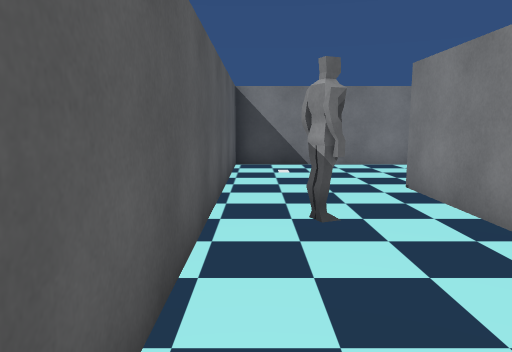
View 1 (above)

12 first-person views from a walk through a Unity game level. The camera is 1.3 m above the floor, tilts 8° down and sees 70° across. The floor is counted in squares, 1 m on a side. Each view is taken from the middle of a square. On the plan, view 1 faces up. The plan holds only what a view shows up to about 15 squares ahead; the rest is blank. The place goes on beyond the plan. The player character is not drawn. Some surface patterns are stand-ins.

View 2
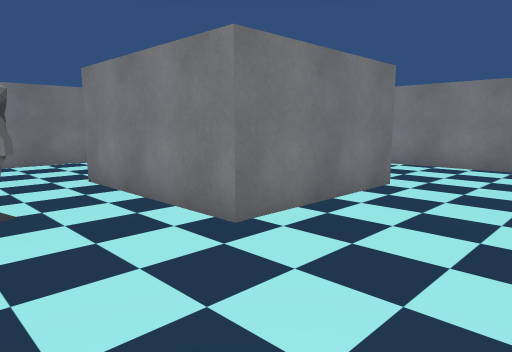

View 3
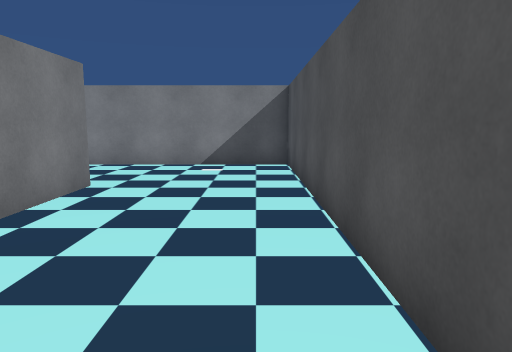

View 4
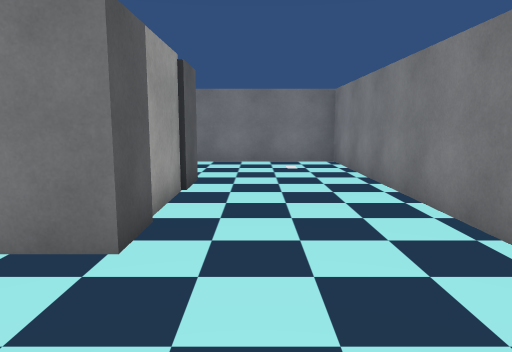

View 5
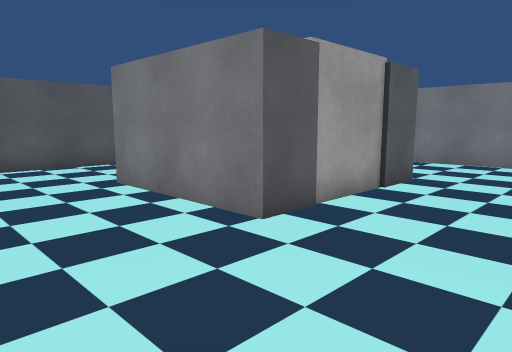

View 6
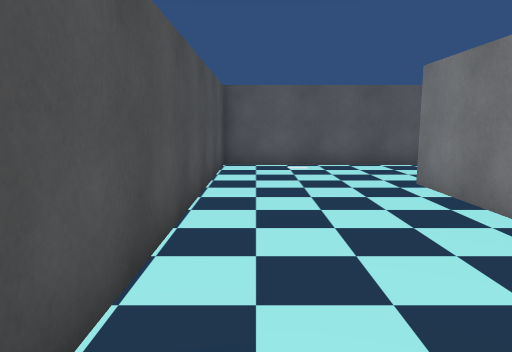

View 7
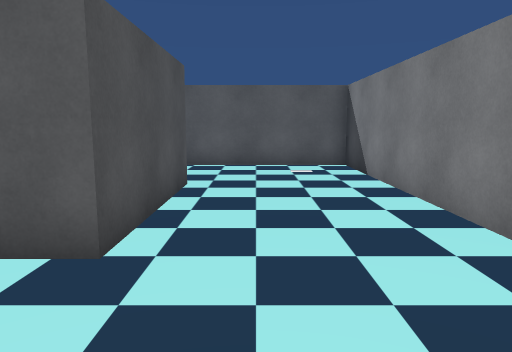

View 8
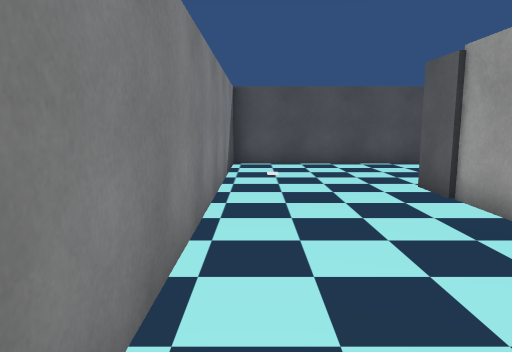

View 9
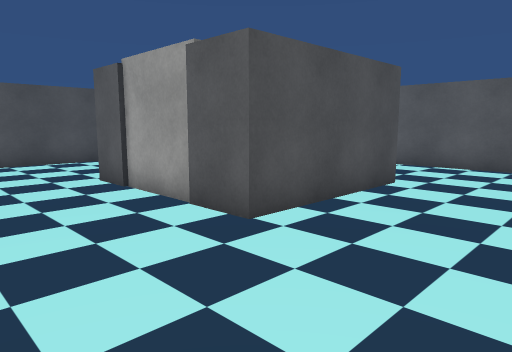

View 10
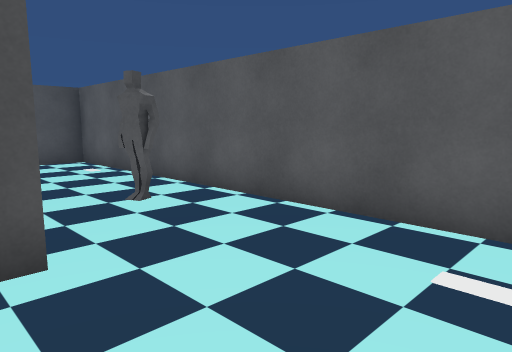

View 11
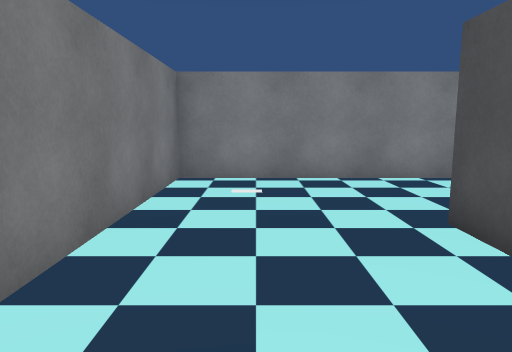

View 12
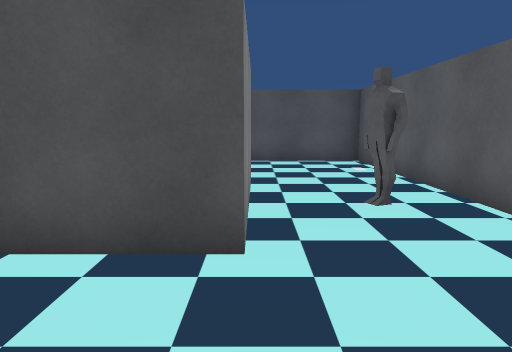

### Floor plan
Points are (right, up) in squares from view 1. A wall is a line through its corners. A room is listed if a view was taken in it or the views show most of it. See-through windows are left out.
Room 1 (views 1, 2, 3, 4, 5, 6, 7, 8, 9, 10, 11, 12)
walls: (7.6, 2.5) (3.1, 2.5) (3.1, 7.5) (7.6, 7.5) (7.6, 2.5); (1, 4.6) (0.7, 5.4); (0.9, 5.5) (1.2, 4.7); (11.7, 11.9) (-0.7, 11.9) (-0.7, -2) (11.7, -2) (11.7, 11.9)

Where each view was taken, in squares from view 1:
view 1: 0 up, 0 right, facing up
view 2: 1 down, 0 right, facing up-right
view 3: 1 down, 0 right, facing right
view 4: 1 down, 9 right, facing up
view 5: 1 down, 11 right, facing up-left
view 6: 1 down, 11 right, facing left
view 7: 9 up, 11 right, facing left
view 8: 10 up, 11 right, facing down
view 9: 11 up, 11 right, facing down-left
view 10: 11 up, 4 right, facing down-left
view 11: 10 up, 3 right, facing right
view 12: 11 up, 3 right, facing down
